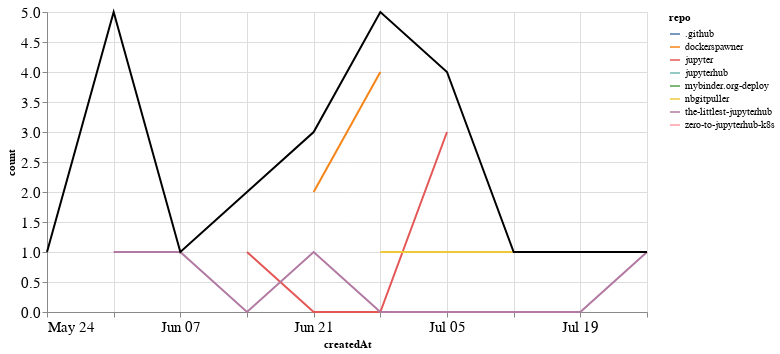

Notebook code cell kept with this figure:
### Markdown cell above
## PRs

### Code cell
prs_time = prs.groupby('repo').resample('W', on='createdAt').count()['author'].reset_index()
prs_time = prs_time.rename(columns={'author': 'count'})
prs_time_total = prs_time.groupby('createdAt').agg({"count": "sum"}).reset_index()

ch1 = alt.Chart(prs_time, width=600).mark_line().encode(
    x='createdAt',
    y='count',
    color='repo',
    tooltip="repo"
)

ch2 = alt.Chart(prs_time_total, width=600).mark_line(color="black").encode(
    x='createdAt',
    y='count',
)

ch1 + ch2

### Figure 1 — Vega-Lite specification as saved in the notebook (floating-point values rounded to 4 significant figures)
{"config": {"axisLeft": {"labelFontSize": 15}, "axisBottom": {"labelFontSize": 15}}, "layer": [{"data": {"name": "data-b2a572efbe331b369136f714e1d7800d"}, "mark": "line", "encoding": {"color": {"type": "nominal", "field": "repo"}, "tooltip": {"type": "nominal", "field": "repo"}, "x": {"type": "temporal", "field": "createdAt"}, "y": {"type": "quantitative", "field": "count"}}, "width": 600}, {"data": {"name": "data-a19619f8717ed5562d346ec6ac9e9d52"}, "mark": {"type": "line", "color": "black"}, "encoding": {"x": {"type": "temporal", "field": "createdAt"}, "y": {"type": "quantitative", "field": "count"}}, "width": 600}], "$schema": "https://vega.github.io/schema/vega-lite/v4.8.1.json", "datasets": {"data-b2a572efbe331b369136f714e1d7800d": [{"repo": ".github", "createdAt": "2020-06-14T00:00:00", "count": 1}, {"repo": "dockerspawner", "createdAt": "2020-06-21T00:00:00", "count": 2}, {"repo": "dockerspawner", "createdAt": "2020-06-28T00:00:00", "count": 4}, {"repo": "jupyter", "createdAt": "2020-06-14T00:00:00", "count": 1}, {"repo": "jupyter", "createdAt": "2020-06-21T00:00:00", "count": 0}, {"repo": "jupyter", "createdAt": "2020-06-28T00:00:00", "count": 0}, {"repo": "jupyter", "createdAt": "2020-07-05T00:00:00", "count": 3}, {"repo": "jupyterhub", "createdAt": "2020-05-31T00:00:00", "count": 3}, {"repo": "mybinder.org-deploy", "createdAt": "2020-05-24T00:00:00", "count": 1}, {"repo": "nbgitpuller", "createdAt": "2020-06-28T00:00:00", "count": 1}, {"repo": "nbgitpuller", "createdAt": "2020-07-05T00:00:00", "count": 1}, {"repo": "nbgitpuller", "createdAt": "2020-07-12T00:00:00", "count": 1}, {"repo": "nbgitpuller", "createdAt": "2020-07-19T00:00:00", "count": 1}, {"repo": "the-littlest-jupyterhub", "createdAt": "2020-05-31T00:00:00", "count": 1}, {"repo": "the-littlest-jupyterhub", "createdAt": "2020-06-07T00:00:00", "count": 1}, {"repo": "the-littlest-jupyterhub", "createdAt": "2020-06-14T00:00:00", "count": 0}, {"repo": "the-littlest-jupyterhub", "createdAt": "2020-06-21T00:00:00", "count": 1}, {"repo": "the-littlest-jupyterhub", "createdAt": "2020-06-28T00:00:00", "count": 0}, {"repo": "the-littlest-jupyterhub", "createdAt": "2020-07-05T00:00:00", "count": 0}, {"repo": "the-littlest-jupyterhub", "createdAt": "2020-07-12T00:00:00", "count": 0}, {"repo": "the-littlest-jupyterhub", "createdAt": "2020-07-19T00:00:00", "count": 0}, {"repo": "the-littlest-jupyterhub", "createdAt": "2020-07-26T00:00:00", "count": 1}, {"repo": "zero-to-jupyterhub-k8s", "createdAt": "2020-05-31T00:00:00", "count": 1}], "data-a19619f8717ed5562d346ec6ac9e9d52": [{"createdAt": "2020-05-24T00:00:00", "count": 1}, {"createdAt": "2020-05-31T00:00:00", "count": 5}, {"createdAt": "2020-06-07T00:00:00", "count": 1}, {"createdAt": "2020-06-14T00:00:00", "count": 2}, {"createdAt": "2020-06-21T00:00:00", "count": 3}, {"createdAt": "2020-06-28T00:00:00", "count": 5}, {"createdAt": "2020-07-05T00:00:00", "count": 4}, {"createdAt": "2020-07-12T00:00:00", "count": 1}, {"createdAt": "2020-07-19T00:00:00", "count": 1}, {"createdAt": "2020-07-26T00:00:00", "count": 1}]}}
